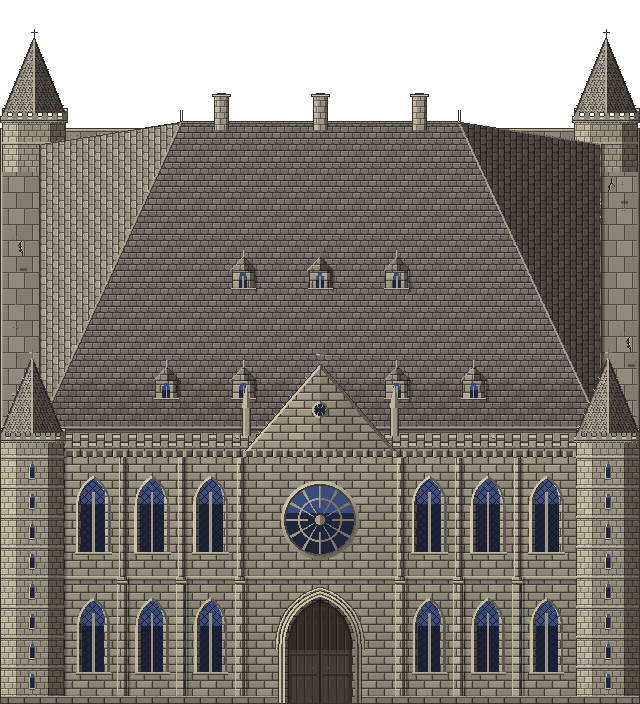
#> input picture frontend/src/assets/tilesets/castle_ruins_exterior/castle_keep_obj.png, 640 x 704 px, found by its file name
$ python castleKeepDoor.py ../../frontend/src/assets/tilesets/castle_ruins_exterior
#> lines starting #> are read from the running program, lines starting #| are printed output that depends on the picture; after the words box and inside, x2 and y2 are one past the last pixel; in counts of white or black regions, pixels touching at a corner belong together
# The keep's great door as a map object that opens (mapObjectDefinitions CASTLE_KEEP_DOOR): cut out of the keep's own art (castle_keep_obj.png, the door
# painted at the bottom middle of its face), so the closed door is exactly what the keep shows, then three more frames with the two leaves swinging in
# onto the dark of the hall behind.
#   python3 tools/art/castleKeepDoor.py frontend/src/assets
# writes mapObjects/objCastleKeepDoor.png: 4 frames of 64 x 128 (2 x 4 tiles) side by side, the region x 288..351, y 576..703 of the keep's sprite
# (its columns 9 and 10, its last four rows).
import sys, os
import numpy as np
from PIL import Image

ROOT = sys.argv[1]
keep = np.asarray(Image.open(os.path.join(ROOT, 'tilesets/castle_ruins_exterior/castle_keep_obj.png')).convert('RGBA')).astype(np.float32)
X0, Y0, W, H = 288, keep.shape[0] - 128, 64, 128
#> X0 = 288; Y0 = 576; W = 64; H = 128
crop = keep[Y0:Y0 + H, X0:X0 + W].copy()
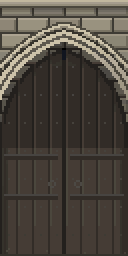
#> crop: shape (128, 64, 4) float32 (shown 2 times larger); mean R, G, B, A 76.6, 70.2, 61.9, 255
lum = crop[..., :3].mean(axis=2)
# the door's wood: the dark, warm pixels inside the arch (the stone round it is pale)
wood = (crop[..., 3] > 0) & (lum < 92) & (crop[..., 0] >= crop[..., 2] - 4)
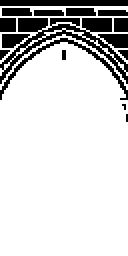
#> wood: shape (128, 64) bool (shown 2 times larger); 82.4% white; 14 black regions (5 under 20 px), largest, box (x1, y1, x2, y2) and area: (0, 9, 64, 42) 712, (0, 0, 64, 3) 192, (0, 19, 64, 50) 177
# per row, the span of the opening: the run of wood through the door's middle (between the two leaves), out to the pale moulding of the arch
# (a single paler pixel, a plank's highlight, does not end it); rows where the middle is stone (above the arch) have none
spans = {}
mid0 = W // 2
#> mid0 = 32
for y in range(H):
    if not (wood[y, mid0 - 1] or wood[y, mid0] or wood[y, mid0 - 2] or wood[y, mid0 + 1]): continue
    l = r = mid0
    while l - 1 >= 0 and (wood[y, l - 1] or (l - 2 >= 0 and wood[y, l - 2])): l -= 1
    while r + 1 < W and (wood[y, r + 1] or (r + 2 < W and wood[y, r + 2])): r += 1
    if r - l >= 3: spans[y] = (l, r)
#> after the loop, spans = 113 items
DARK = np.array([13, 10, 11], np.float32)

def frame(f):
    """f: how far the leaves have swung in (0 shut .. 1 wide open)"""
#> called with f = 0
    out = crop.copy()
    for y, (l, r) in spans.items():
        mid = (l + r + 1) / 2
        # the hall behind, darkest in the middle and toward the top of the arch
        for x in range(l, r + 1):
            g = 0.8 + 0.4 * abs(x + 0.5 - mid) / max(1, (r - l) / 2)
            out[y, x, :3] = DARK * g * (0.85 + 0.3 * y / H)
            out[y, x, 3] = 255
        # each leaf, narrowed toward its hinge as it turns away, and darker the further it turns
        for side in (0, 1):
            a, b = (l, mid) if side == 0 else (mid, r + 1)
            src_w = b - a
            w = max(0.0, src_w * (1 - f))
            if w < 0.5: continue
            for i in range(int(round(w))):
                t = (i + 0.5) / w                              # 0..1 across the narrowed leaf
                sx = int(a + t * src_w) if side == 0 else int(b - (1 - t) * src_w)
                dx = int(a + i) if side == 0 else int(b - w + i)
                sx = min(max(sx, l), r); dx = min(max(dx, l), r)
                c = crop[y, sx, :3] * (1 - 0.45 * f)
                out[y, dx, :3] = c
            edge = int(a + w) if side == 0 else int(b - w) - 1   # the leaf's free edge, catching a little light
            if l <= edge <= r: out[y, edge, :3] = out[y, edge, :3] * 0.6
#> this loop made 113 passes
#> (y, l, r, mid) on passes 1 to 12: (3, 0, 63, 32), (4, 15, 32, 24), (8, 0, 63, 32), (11, 28, 35, 32), (15, 27, 36, 32), (18, 28, 35, 32), (21, 30, 33, 32), (22, 27, 36, 32), (23, 25, 38, 32), (24, 23, 40, 32), (25, 21, 42, 32), (26, 20, 43, 32)
#> out: shape (128, 64, 4) float32; 2.27% of pixels changed, all inside (x1, y1, x2, y2) = (23, 3, 61, 128)
    return out

sheet = np.concatenate([frame(f) for f in (0.0, 0.38, 0.7, 0.94)], axis=1)
#> call 2 of frame, with f = 0.38
#> the loop in frame (call 2), `for y, (l, r) in spans.items():` made 113 passes
#> after the loop in frame (call 2), `for y, (l, r) in spans.items():`:
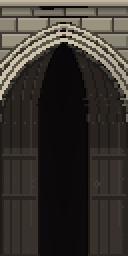
#> out: shape (128, 64, 4) float32 (shown 2 times larger); mean R, G, B, A 57.5, 52.6, 47, 255
#> call 3 of frame, with f = 0.7
#> the loop in frame (call 3), `for y, (l, r) in spans.items():` made 113 passes
#> after the loop in frame (call 3), `for y, (l, r) in spans.items():`:
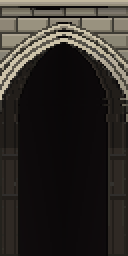
#> out: shape (128, 64, 4) float32 (shown 2 times larger); mean R, G, B, A 47.3, 43.2, 39.1, 255
#> call 4 of frame, with f = 0.94
#> the loop in frame (call 4), `for y, (l, r) in spans.items():` made 113 passes
#> after the loop in frame (call 4), `for y, (l, r) in spans.items():`:
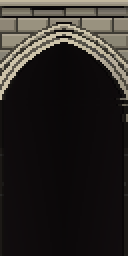
#> out: shape (128, 64, 4) float32 (shown 2 times larger); mean R, G, B, A 42.1, 38.2, 35.2, 255
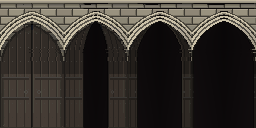
#> sheet: shape (128, 256, 4) float32; mean of channels 0, 1, 2, 3 55.8, 51, 45.7, 255; drawn as R, G, B
Image.fromarray(np.clip(sheet, 0, 255).astype(np.uint8), 'RGBA').save(os.path.join(ROOT, 'mapObjects/objCastleKeepDoor.png'), optimize=True)
print('ok', sheet.shape, 'rows with an opening:', len(spans))
#| ok (128, 256, 4) rows with an opening: 113
